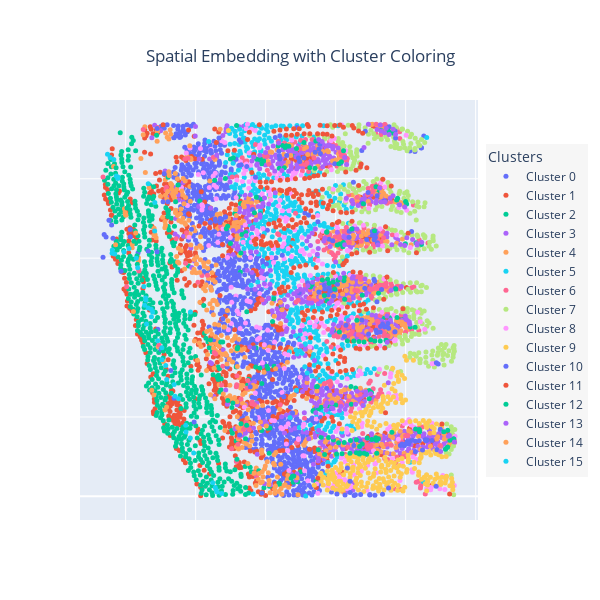

Source (notebook cell):
### Markdown cell above
### Interactive plots
The built in plotting functions provides by ScanPy are very convenient for quickly create plots.  
However, if we would like to customize our plots or make them interactive to better inspect the data, these static plots are not ideal.  
The following code cell provides an example on how to create a custom Plotly plot using the clusters generated by ScanPy:

### Code cell
spatial_coords = merfish_ad.obsm["spatial"]
clusters = merfish_ad.obs["clusters"]

fig = go.Figure()

for cluster_label in sorted(clusters.unique(), key=lambda s: int(s)):
    cluster_mask = clusters == cluster_label
    
    x = spatial_coords[cluster_mask, 0]
    y = spatial_coords[cluster_mask, 1]

    fig.add_trace(go.Scatter(
        x=x,
        y=y,
        mode='markers',
        name=f'Cluster {cluster_label}',
        marker=dict(size=5),
    ))

fig.update_layout(
    title={
        'text': "Spatial Embedding with Cluster Coloring",
        'xanchor': 'center',
        'yanchor': 'top',
        'x': 0.5,  # Set x to 0.5 to center the title
    },
    xaxis=dict(showticklabels=False),
    yaxis=dict(showticklabels=False),
    width=600,  # Set the width of the plot
    height=600,  # Set the height of the plot
    showlegend=True,  # Show the legend
    legend=dict(
        title="Clusters",  # Set the legend title
        orientation="v",  # Set the legend orientation to vertical
        x=1.02,  # Set x to a value greater than 1 to position the legend outside the plot
        y=0.5,  # Set y to 0.5 to center the legend vertically
        bgcolor="rgba(240, 240, 240, 0.6)",  # Set a background color for the legend
    ),
)

fig.show()

### Figure 1 — Plotly figure (JSON) as saved in the notebook; plotly's stock layout.template omitted (floating-point values rounded to 4 significant figures; data arrays with more than 128 entries replaced by an {"elided": "..."} marker saying what was removed)
{"data": [{"marker": {"size": 5}, "mode": "markers", "name": "Cluster 0", "type": "scatter", "x": {"elided": "833 float values"}, "y": {"elided": "833 float values"}}, {"marker": {"size": 5}, "mode": "markers", "name": "Cluster 1", "type": "scatter", "x": {"elided": "758 float values"}, "y": {"elided": "758 float values"}}, {"marker": {"size": 5}, "mode": "markers", "name": "Cluster 2", "type": "scatter", "x": {"elided": "623 float values"}, "y": {"elided": "623 float values"}}, {"marker": {"size": 5}, "mode": "markers", "name": "Cluster 3", "type": "scatter", "x": {"elided": "542 float values"}, "y": {"elided": "542 float values"}}, {"marker": {"size": 5}, "mode": "markers", "name": "Cluster 4", "type": "scatter", "x": {"elided": "499 float values"}, "y": {"elided": "499 float values"}}, {"marker": {"size": 5}, "mode": "markers", "name": "Cluster 5", "type": "scatter", "x": {"elided": "457 float values"}, "y": {"elided": "457 float values"}}, {"marker": {"size": 5}, "mode": "markers", "name": "Cluster 6", "type": "scatter", "x": {"elided": "313 float values"}, "y": {"elided": "313 float values"}}, {"marker": {"size": 5}, "mode": "markers", "name": "Cluster 7", "type": "scatter", "x": {"elided": "306 float values"}, "y": {"elided": "306 float values"}}, {"marker": {"size": 5}, "mode": "markers", "name": "Cluster 8", "type": "scatter", "x": {"elided": "305 float values"}, "y": {"elided": "305 float values"}}, {"marker": {"size": 5}, "mode": "markers", "name": "Cluster 9", "type": "scatter", "x": {"elided": "260 float values"}, "y": {"elided": "260 float values"}}, {"marker": {"size": 5}, "mode": "markers", "name": "Cluster 10", "type": "scatter", "x": {"elided": "196 float values"}, "y": {"elided": "196 float values"}}, {"marker": {"size": 5}, "mode": "markers", "name": "Cluster 11", "type": "scatter", "x": {"elided": "194 float values"}, "y": {"elided": "194 float values"}}, {"marker": {"size": 5}, "mode": "markers", "name": "Cluster 12", "type": "scatter", "x": {"elided": "192 float values"}, "y": {"elided": "192 float values"}}, {"marker": {"size": 5}, "mode": "markers", "name": "Cluster 13", "type": "scatter", "x": {"elided": "171 float values"}, "y": {"elided": "171 float values"}}, {"marker": {"size": 5}, "mode": "markers", "name": "Cluster 14", "type": "scatter", "x": [3232.0, 3220.0, 3132.0, 3129.0, 3049.0, 2838.0, 3262.0, 2963.0, 2909.0, 3329.0, 2951.0, 3039.0, 3168.0, 2995.0, 3023.0, 3126.0, 2773.0, 3215.0, 3113.0, 2726.0, 2944.0, 2803.0, 2752.0, 2448.0, 2363.0, 2481.0, 2441.0, 2385.0, 2704.0, 2232.0, 2212.0, 2367.0, 2522.0, 2617.0, 2273.0, 2254.0, 2461.0, 2158.0, 2238.0, 2204.0, 2311.0, 2246.0, 2140.0, 2113.0, 2141.0, 2227.0, 2215.0, 2149.0, 2060.0, 1977.0, 2249.0, 2279.0, 2011.0, 2015.0, 2183.0, 2292.0, 1933.0, 2009.0, 2070.0, 1855.0, 1819.0, 1782.0, 1905.0, 1791.0, 1834.0, 1600.0, 1856.0, 1817.0, 1805.0, 1623.0, 1710.0, 1617.0, 1821.0, 1618.0, 1595.0, 1572.0, 1636.0, 1645.0, 2067.0, 2173.0, 2407.0, 2527.0, 3189.0, 2008.0, 2115.0, 2406.0, 2596.0, 2454.0, 2085.0, 2736.0, 2284.0, 1741.0, 2235.0, 2330.0, 1953.0, 3462.0, 2123.0, 2800.0, 2288.0, 1740.0, 2985.0, 2568.0, 2061.0, 1917.0, 2260.0, 3278.0, 2552.0], "y": [52.43, 195.5, 78.63, 178.5, 397.1, 585.7, 270.0, 493.5, 574.9, 229.1, 616.3, 595.2, 486.4, 763.5, 870.4, 789.1, 1266.0, 805.6, 834.1, 1316.0, 1165.0, 1388.0, 2181.0, 3332.0, 3450.0, 3454.0, 3555.0, 3571.0, 3502.0, 4086.0, 4181.0, 4051.0, 3923.0, 3960.0, 4336.0, 4577.0, 4421.0, 4693.0, 4746.0, 4851.0, 4832.0, 4932.0, 5182.0, 5236.0, 5304.0, 5190.0, 5276.0, 5332.0, 5637.0, 5722.0, 5450.0, 5397.0, 5853.0, 6031.0, 5904.0, 5828.0, 6334.0, 6255.0, 6538.0, 6856.0, 7007.0, 7117.0, 6955.0, 7236.0, 7369.0, 7680.0, 7531.0, 7594.0, 7690.0, 8083.0, 8132.0, 8178.0, 8010.0, 9003.0, 9049.0, 9152.0, 9237.0, 9120.0, 5960.0, 5747.0, 4268.0, 3383.0, 120.1, 5630.0, 5885.0, 4265.0, 3271.0, 4679.0, 6264.0, 1965.0, 4018.0, 7073.0, 5631.0, 4318.0, 5641.0, 38.5, 5795.0, 1518.0, 4912.0, 7998.0, 687.5, 4039.0, 6314.0, 8835.0, 4938.0, 294.3, 3974.0]}, {"marker": {"size": 5}, "mode": "markers", "name": "Cluster 15", "type": "scatter", "x": [2371.0, 2294.0, 2281.0, 2244.0, 2822.0, 1973.0, 1924.0, 1862.0, 1858.0, 1755.0, 1706.0, 1587.0, 1573.0, 1518.0, 1457.0, 1298.0, 1368.0, 1272.0, 1366.0, 1288.0, 1260.0, 1926.0, 1172.0, 806.9, 809.7, 1152.0, 1048.0, 1417.0, 887.3, 865.9, 891.5, 778.7, 741.2, 1386.0, 844.0, 1519.0, 1290.0, 976.9, 831.4, 1693.0, 1415.0, 1322.0, 2307.0, 1323.0], "y": [68.85, 161.5, 223.6, 343.7, 61.31, 1089.0, 1472.0, 1621.0, 1794.0, 2460.0, 2522.0, 2944.0, 3298.0, 3746.0, 3918.0, 4338.0, 4527.0, 4812.0, 4714.0, 4998.0, 5286.0, 4643.0, 5759.0, 6121.0, 6207.0, 5996.0, 6240.0, 7399.0, 8005.0, 8068.0, 8045.0, 8536.0, 8616.0, 4647.0, 6107.0, 3441.0, 4949.0, 6155.0, 8488.0, 2820.0, 6686.0, 4744.0, 107.6, 7873.0]}], "layout": {"height": 600, "legend": {"bgcolor": "rgba(240, 240, 240, 0.6)", "orientation": "v", "title": {"text": "Clusters"}, "x": 1.02, "y": 0.5}, "showlegend": true, "title": {"text": "Spatial Embedding with Cluster Coloring", "x": 0.5, "xanchor": "center", "yanchor": "top"}, "width": 600, "xaxis": {"showticklabels": false}, "yaxis": {"showticklabels": false}}}
